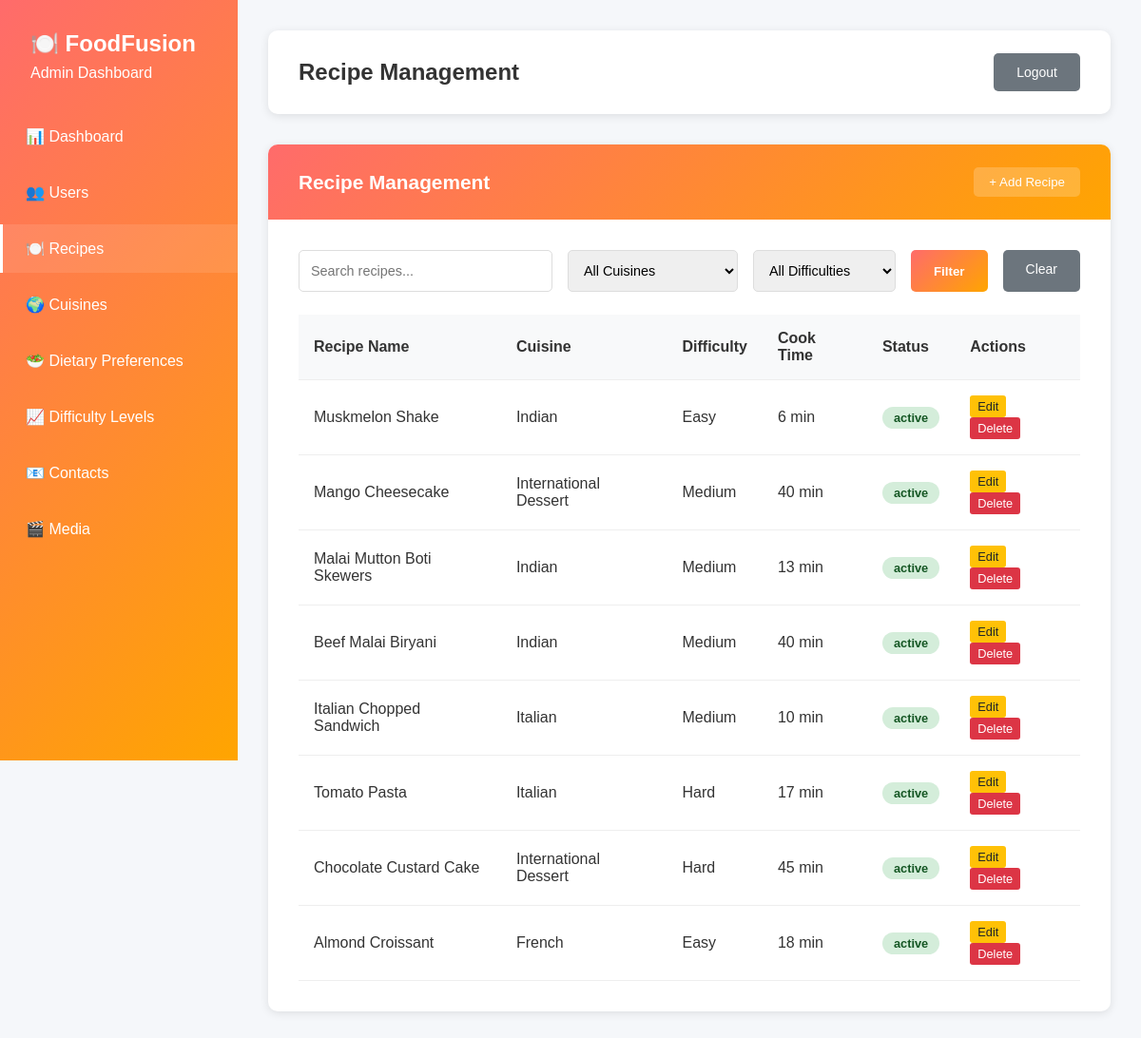
The app's page /admin-recipe.php (signed in) with its own data.
### tables this page shows
CREATE TABLE `recipes` (
  `id` int(11) NOT NULL,
  `name` varchar(255) NOT NULL,
  `description` text NOT NULL,
  `ingredients` text NOT NULL,
  `prep_time_minutes` int(11) NOT NULL,
  `cooking_time_minutes` int(11) NOT NULL,
  `total_time_minutes` int(11) GENERATED ALWAYS AS (`prep_time_minutes` + `cooking_time_minutes`) STORED,
  `status` varchar(25) NOT NULL,
  `difficulty_level_id` int(11) NOT NULL,
  `cuisine_type_id` int(11) NOT NULL,
  `published_at` datetime NOT NULL DEFAULT current_timestamp(),
  `recipe_image` text NOT NULL
);

CREATE TABLE `cuisine_types` (
  `id` int(11) NOT NULL,
  `name` varchar(100) NOT NULL,
  `status` varchar(25) NOT NULL
);

CREATE TABLE `difficulty_levels` (
  `id` int(11) NOT NULL,
  `name` varchar(50) NOT NULL,
  `status` varchar(25) NOT NULL
);

### admin-recipe.php (the view, shortened to what this page needs)
<?php
include "connection.php";
$search = $_GET['search'] ?? '';
$where_sql = '';
$sql = "
  SELECT
    r.id,
    r.name,
    r.description,
    r.recipe_image,
    r.total_time_minutes,
    r.cooking_time_minutes,
    r.prep_time_minutes,
    r.difficulty_level_id,
    r.cuisine_type_id,
    r.ingredients,
    r.status,
    dl.name AS difficulty_name,
    ct.name AS cuisine_type,
    GROUP_CONCAT(DISTINCT dp.name ORDER BY dp.name SEPARATOR ', ') AS recipe_dietary_preferences
  FROM recipes AS r
  JOIN difficulty_levels AS dl ON r.difficulty_level_id = dl.id
  JOIN cuisine_types AS ct ON r.cuisine_type_id = ct.id
  LEFT JOIN recipe_dietary_preferences AS rdp ON r.id = rdp.recipe_id
  LEFT JOIN dietary_preferences AS dp ON rdp.dietary_preference_id = dp.id
  $where_sql
  GROUP BY r.id, r.name, r.description, r.recipe_image, r.total_time_minutes, dl.name, ct.name, r.status
";
$stmt = $connection->prepare($sql);
$stmt->execute();
$result = $stmt->get_result();
$recipes = [];
while ($row = $result->fetch_assoc()) {
  $recipes[] = $row;
}
?>
<!DOCTYPE html>
<html lang="en">
<head>
  <link rel="stylesheet" href="css/admin.css">
</head>
<body>
  <?php include "admin-sidebar.php"; ?>
  <section class="main-content">
    <div class="header">
      <h1>Recipe Management</h1>
      <div class="user-info">
        <?php if (isset($_SESSION['email'])): ?>
          <form action="admin-logout.php" method="POST">
            <button type="submit" class="btn-secondary">Logout</button>
          </form>
        <?php endif; ?>
      </div>
    </div>
    <div id="recipes-section" class="section">
      <div class="content-section">
        <div class="section-header">
          <h2 class="section-title">Recipe Management</h2>
          <button class="add-btn" onclick="openRecipeModal()">+ Add Recipe</button>
        </div>
        <div class="section-content">
          <form class="controls">
            <input type="text" name="search" class="search-box" placeholder="Search recipes..."
              value="<?= htmlspecialchars($search) ?>">
            <select name="cuisine" class="filter-select">
              <option value="">All Cuisines</option>
            </select>
            <select name="difficulty" class="filter-select">
              <option value="">All Difficulties</option>
            </select>
            <button type="submit" class="btn-primary">Filter</button>
            <a href="admin-recipe.php" class="btn-secondary">
              Clear
            </a>
          </form>
          <table class="data-table" id="recipesTable">
            <thead>
              <tr>
                <th>Recipe Name</th>
                <th>Cuisine</th>
                <th>Difficulty</th>
                <th>Cook Time</th>
                <th>Status</th>
                <th>Actions</th>
              </tr>
            </thead>
            <tbody id="recipesTableBody">
              <?php if (empty($recipes)): ?>
                <tr>
                  <td colspan="6">No recipes found.</td>
                </tr>
              <?php else: ?>
                <?php foreach ($recipes as $recipe): ?>
                  <tr>
                    <td>
                      <?= htmlspecialchars($recipe['name']) ?>
                    </td>
                    <td>
                      <?= htmlspecialchars($recipe['cuisine_type']) ?>
                    </td>
                    <td>
                      <span style="text-transform: capitalize;"><?= htmlspecialchars($recipe['difficulty_name']) ?></span>
                    </td>
                    <td>
                      <?= htmlspecialchars($recipe['total_time_minutes']) ?> min
                    </td>
                    <td>
                      <span
                        class="status-badge status-<?= htmlspecialchars($recipe['status']) ?>"><?= htmlspecialchars($recipe['status']) ?></span>
                    </td>
                    <td>
                      <button class="action-btn btn-edit" onclick="editRecipe(<?= $recipe['id'] ?>)">Edit</button>
                      <button class="action-btn btn-delete" onclick="deleteRecipe(<?= $recipe['id'] ?>)">Delete</button>
                    </td>
                  </tr>
                <?php endforeach; ?>
              <?php endif; ?>
            </tbody>
          </table>
        </div>
      </div>
    </div>
  </section>
</body>
</html>

### css/admin.css (style rules this page uses)
* { margin: 0; padding: 0; box-sizing: border-box; }
body { font-family: "Arial", sans-serif; background: #f5f7fa; color: #333; }
.main-content { margin-left: 250px; padding: 2rem; }
.header { background: white; padding: 1.5rem 2rem; border-radius: 10px; box-shadow: 0 2px 10px rgba(0, 0, 0, 0.1); margin-bottom: 2rem; display: flex; justify-content: space-between; align-items: center; }
.header h1 { color: #333; font-size: 1.5rem; }
.user-info { display: flex; align-items: center; gap: 1rem; }
.content-section { background: white; border-radius: 10px; box-shadow: 0 2px 10px rgba(0, 0, 0, 0.1); margin-bottom: 2rem; overflow: hidden; }
.section-header { background: linear-gradient(135deg, #ff6b6b, #ffa500); color: white; padding: 1.5rem 2rem; display: flex; justify-content: space-between; align-items: center; }
.section-title { font-size: 1.3rem; margin: 0; }
.add-btn { background: rgba(255, 255, 255, 0.2); color: white; border: none; padding: 0.5rem 1rem; border-radius: 5px; cursor: pointer; transition: all 0.3s ease; }
.section-content { padding: 2rem; }
.controls { display: flex; gap: 1rem; margin-bottom: 1.5rem; flex-wrap: wrap; }
.search-box { flex: 1; min-width: 200px; padding: 0.75rem; border: 1px solid #ddd; border-radius: 5px; font-size: 0.9rem; }
.filter-select { padding: 0.75rem; border: 1px solid #ddd; border-radius: 5px; font-size: 0.9rem; min-width: 150px; }
.data-table { width: 100%; border-collapse: collapse; margin-top: 1rem; }
.data-table th, .data-table td { padding: 1rem; text-align: left; border-bottom: 1px solid #eee; }
.data-table th { background: #f8f9fa; font-weight: bold; color: #333; }
.status-badge { padding: 0.25rem 0.75rem; border-radius: 15px; font-size: 0.8rem; font-weight: bold; }
.status-active { background: #d4edda; color: #155724; }
.action-btn { padding: 0.25rem 0.5rem; border: none; border-radius: 3px; cursor: pointer; font-size: 0.8rem; margin-right: 0.25rem; transition: all 0.3s ease; }
.btn-edit { background: #ffc107; color: #212529; }
.btn-delete { background: #dc3545; color: white; }
.btn-primary { background: linear-gradient(135deg, #ff6b6b, #ffa500); color: white; padding: 0.75rem 1.5rem; border: none; border-radius: 5px; cursor: pointer; font-weight: bold; }
.btn-secondary { background: #6c757d; color: white; padding: 0.75rem 1.5rem; border: none; border-radius: 5px; color: white; font-size: 14px; text-decoration: none; cursor: pointer; }
@media (min-width: 1200px) { .main-content { padding: 2rem; } }

### records on screen
recipes: name "Muskmelon Shake", cuisine_type.name "Indian", difficulty_level.name "Easy", total_time_minutes "6", status "active"
recipes: name "Mango Cheesecake", cuisine_type.name "International Dessert", difficulty_level.name "Medium", total_time_minutes "40", status "active"
recipes: name "Malai Mutton Boti Skewers", cuisine_type.name "Indian", difficulty_level.name "Medium", total_time_minutes "13", status "active"
recipes: name "Beef Malai Biryani", cuisine_type.name "Indian", difficulty_level.name "Medium", total_time_minutes "40", status "active"
recipes: name "Italian Chopped Sandwich", cuisine_type.name "Italian", difficulty_level.name "Medium", total_time_minutes "10", status "active"
recipes: name "Tomato Pasta", cuisine_type.name "Italian", difficulty_level.name "Hard", total_time_minutes "17", status "active"
recipes: name "Chocolate Custard Cake", cuisine_type.name "International Dessert", difficulty_level.name "Hard", total_time_minutes "45", status "active"
recipes: name "Almond Croissant", cuisine_type.name "French", difficulty_level.name "Easy", total_time_minutes "18", status "active"
